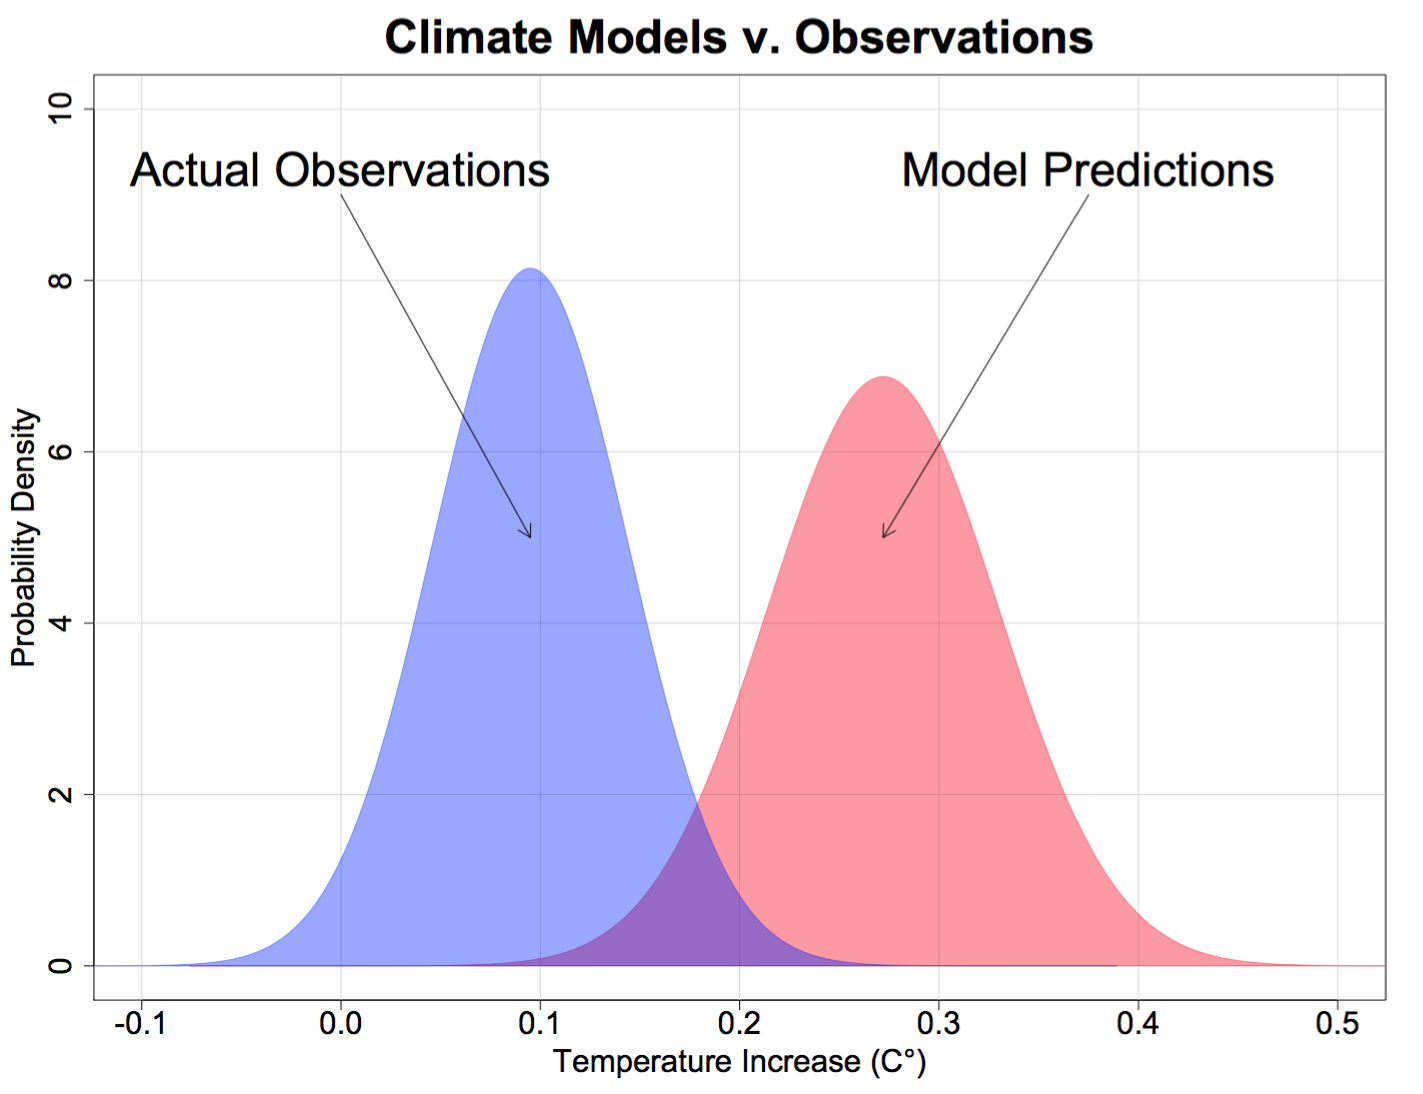

The script that drew this image:
# Climate models versus satellite observations

# add alpha (transparency) to a color
add.alpha <- function(col, alpha=1)
{
  if (missing (col))
    stop ("Please provide a vector of colours.")
  apply (sapply (col, col2rgb)/255, 2, 
         function(x) 
           rgb(x[1], x[2], x[3], alpha=alpha))  
}

pink <- add.alpha("red",0.4)
blue <- add.alpha("blue", 0.4)

model_mean <- 0.272
model_sd <- 0.058
sd_to_fill <- 6
model_lower_bound <- model_mean - (model_sd * sd_to_fill)
model_upper_bound <- model_mean + (model_sd * sd_to_fill)

observations_mean <- 0.095
observations_sd <- 0.049
observations_lower_bound <- observations_mean - (observations_sd * sd_to_fill)
observations_upper_bound <- observations_mean + (observations_sd * sd_to_fill)

# Generates equally spaced values within 8 standard deviations of the mean
# This is used to connect the points on the curve so the more points the better
model_values_x <- seq (-8, 8, length = 1000) * model_sd + model_mean
observations_values_x <- seq (-8, 8, length = 1000) * observations_sd + observations_mean

# Returns the height of the probably distribution at each of those points
model_values_y <- dnorm(model_values_x, model_mean, model_sd)
observations_values_y <- dnorm(observations_values_x, observations_mean, observations_sd)

# Generate the plot, where:
# - type: the type of plot to be drawn where "n" means do not plot the points
# - xlab: the title of the x axis
# - ylab: the title of the y axis
# - main: the overall title for the plot
# - axes: when false it suppresses the axis automatically generated by the high level plotting function so that we can create custom axis
par(mar=c(5.1,5.1,4.1,2.1))
plot(model_values_x, model_values_y, type="n", xlim=c(-0.1,0.5), ylim=c(0,10), xlab = "Temperature Increase (C°)", ylab = "", main = "Climate Models v. Observations", axes = TRUE, cex.main=3, cex.lab=2, cex.axis=2)
plot(observations_values_x, observations_values_y, type="n", xlim=c(-0.1,0.5), ylim=c(0,10), xlab = "Temperature Increase (C°)", ylab = "", main = "Climate Models v. Observations", axes = TRUE, cex.main=3, cex.lab=2, cex.axis=2)
title(ylab="Probability Density", line=3, cex.lab=2)


grid(NULL, NULL, col="lightgray", lty=1)

# Connect all of the points with each other to form the bell curve
#lines(model_values_x, model_values_y)
#lines(observations_values_x, observations_values_y)

# Returns a vector of boolean values representing whether the x value is between the two bounds then
# filters the values so that only the ones within the bounds are returned
model_bounds_filter <- model_values_x >= model_lower_bound & model_values_x <= model_upper_bound
model_x_within_bounds <- model_values_x[model_bounds_filter]
model_y_within_bounds <- model_values_y[model_bounds_filter]

observations_bounds_filter <- observations_values_x >= observations_lower_bound & observations_values_x <= observations_upper_bound
observations_x_within_bounds <- observations_values_x[observations_bounds_filter]
observations_y_within_bounds <- observations_values_y[observations_bounds_filter]

# We want the filled in area to extend all the way down to the y axis which is why these two lines are necessary
# It makes the first point in the polygon (lower_bound, 0) and the last point (upper_bound, 0)
model_x_polygon <- c(model_lower_bound, model_x_within_bounds, model_upper_bound)
model_y_polygon <- c(0, model_y_within_bounds, 0)
polygon(model_x_polygon, model_y_polygon, col=pink, border=pink)

observations_x_polygon <- c(observations_lower_bound, observations_x_within_bounds, observations_upper_bound)
observations_y_polygon <- c(0, observations_y_within_bounds, 0)
polygon(observations_x_polygon, observations_y_polygon, col=blue, border=blue)

# Now determine the probability that a value falls between the two bounds so we can display it above the curve
# Remember that pnorm returns the probability that a normally distributed random number will be less than the given number
probability_within_bounds <- pnorm(model_upper_bound, model_mean, model_sd) - pnorm(model_lower_bound, model_mean, model_sd)

# Concatenate the various values so we can display it on the curve
# text <- paste("p(", model_lower_bound, "< temperature increase <", upper_bound, ") =", signif(probability_within_bounds, digits = 3))

# Display the text on the plot. The default "side" parameter is 3, representing the top of the plot.
#mtext(text)


text(0,9,"Actual Observations",pos=3, cex=3)
arrows(0,9, observations_mean, 5, length=0.15)

text(0.375,9,"Model Predictions",pos=3, cex=3)
arrows(0.375, 9, model_mean, 5, length=0.15)

# Add an axis to the current plot, where:
# - side: which side of the plot the axis should be drawn on where 1 represents the bottom
# - at: the points at which the tick-marks are to be drawn
# - pos: the coordinate at which the axis line is to be drawn
sd_axis_bounds = 5
axis_bounds <- seq(-sd_axis_bounds * model_sd + model_mean, sd_axis_bounds * model_sd + model_mean, by = model_sd)
#axis(side = 1, at = axis_bounds, pos = 0)
